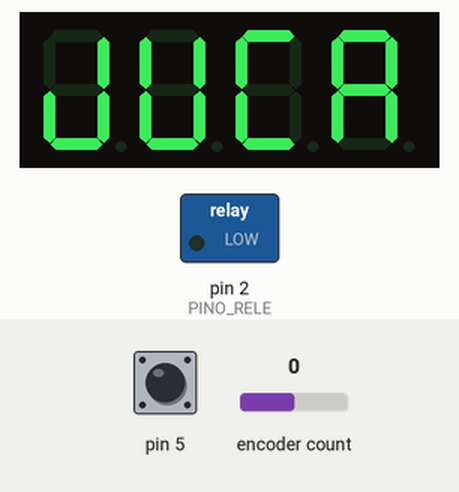
This sketch was run on a simulated Arduino Uno, built with avr-gcc and run on an emulated ATmega328P. Parts: 4-digit seven-segment display, switched loads named in the sketch (green lamp = pin HIGH). Inputs (shaded band) come from the test bench; at power-on: pin 5 HIGH, encoder count 0. EEPROM starts erased.

Above: at 6.4 s.
6.5 s: pin 5 pulled LOW for 3.2 s
At 11.5 s:
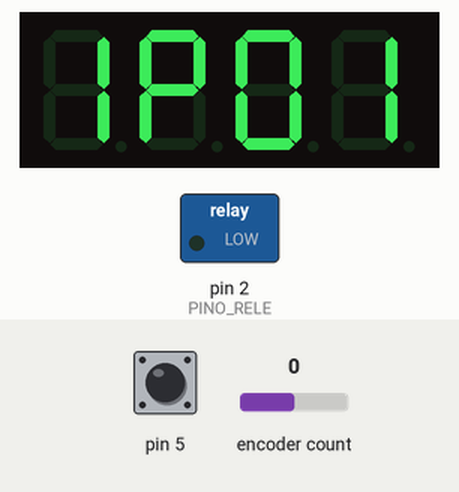
12.2 s: encoder count set to 1
At 13.4 s:
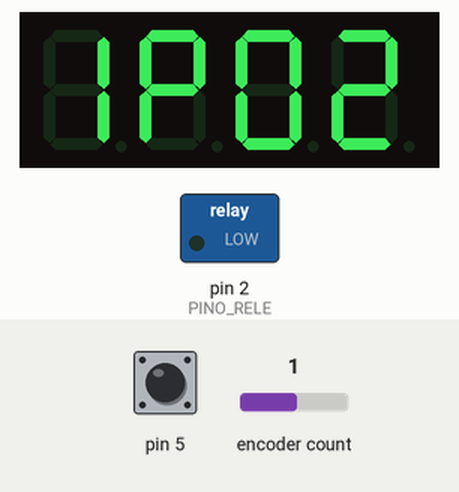
13.7 s: pin 5 pulled LOW for 0.15 s
At 14.6 s:
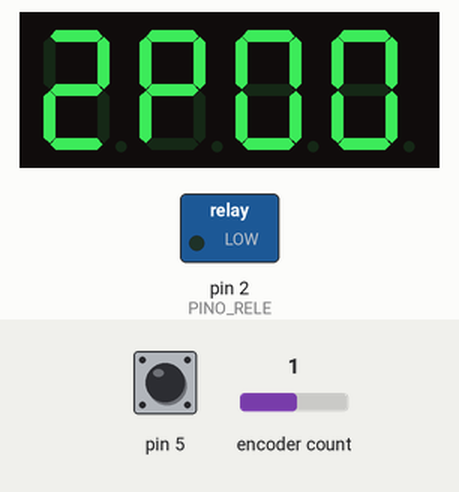
16.8 s: encoder count set to 2
At 18.0 s:
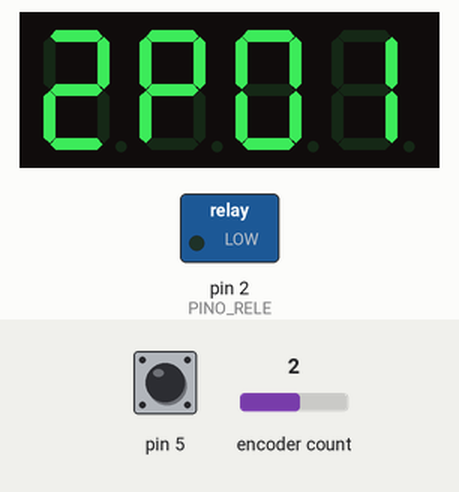
18.3 s: encoder count set to 3
At 19.4 s:
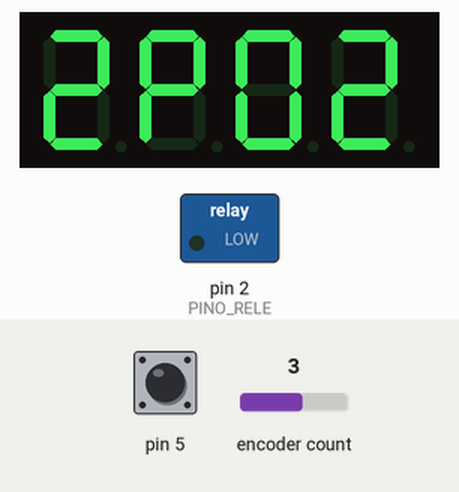
19.8 s: pin 5 pulsed LOW 5 times (0.12 s each, 0.3 s apart)
At 22.3 s:
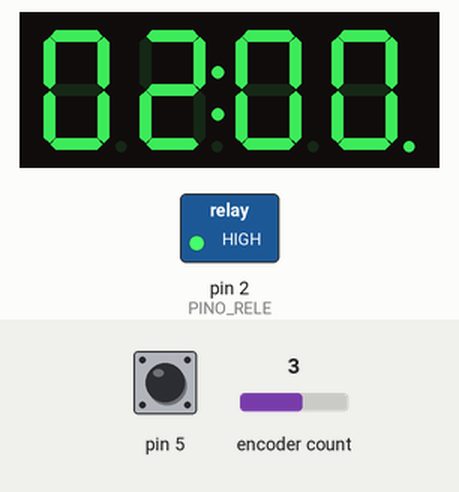
Timing chart, 0 to 23.8 s (numbered marks = the images above; inputs shaded):
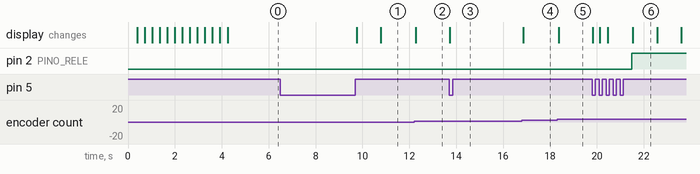

The sketch:

JucaTemporizador.ino
```cpp
// (licence header left out)
/* Bibliotecas
 **************/
#include <SimpleRotary.h>      // Encoder - Disponível no gerenciador de bibliotecas do Arduino. Autor: MPrograms
#include <TM1637TinyDisplay.h> // Display - Disponível no gerenciador de bibliotecas do Arduino. Autor: Jason Cox
#include <neotimer.h>          // Millis  - Disponível no gerenciador de bibliotecas do Arduino. Autor: Jose Rullan
#include <EEPROM.h>            // EEPROM  - Disponível https://github.com/PaulStoffregen/EEPROM. Autor: Paul Stoffregen
SimpleRotary rotary(3, 4, 5);
TM1637TinyDisplay display(6, 7);
Neotimer contador = Neotimer(1000); // 1 Minuto

/* Variáveis globais
*********************/
int8_t tempos[3] = {0, 1, 0}; // Tempos escolhidos para cada contagem
int8_t repeticoes = 1;        // Número de repetições da programação
int8_t programa = 1;          // Programação atual
int8_t statusContagem = 0;    // 0 = Contagem parada | 1 = Primeira Contagem | 2 = Segunda contagem
int8_t m = 0;                 // Minuto atual na contagem
int8_t s = 0;                 // Segundo atual na contagem
int8_t r = 1;                 // Variável para controle das repetições de contagens

/* Constantes
**************/
const int8_t PINO_RELE  = 2;               // Pino onde está conectado o relé
const int8_t LIGA = HIGH;                  // Sinal para ligar o relé
const int8_t DESLIGA = LOW;                // Sinal para desligar o relé
const int8_t STOP[] PROGMEM = "JUCA";      // Texto para STOP
const int8_t SET[] PROGMEM = "OPC ";       // Texto para SET
const int8_t JUCA[] PROGMEM = "JUCA JUCA"; // Texto para JUCA

/* Setup
 ********/
void setup() {
  inicializaDisplay();
  pinMode(PINO_RELE, OUTPUT);
  finalizaContagem(true);
  leEEPROM();
}

/* Loop
 ********/
void loop() {

  // Leitura do botão do encoder
  int8_t p = rotary.pushType(2000);

  // Botão pressionado com toque curto inicia/finaliza contador
  if (p == 1) {
    if (statusContagem == 0) { // Com o contador parado, iniciar contador com o útimo tempo escolhido
      statusContagem = 1;
      iniciaContagem();
    } else { // Com o contador em andamento, finaliza o contador
      finalizaContagem(true);
    }
  }

  // Botão pressionado com toque longo. Entra em modo de configuração
  if (p == 2) {
    finalizaContagem(false);
    mudaConfiguracao();
    finalizaContagem(true);
  }

  // Exibição da contagem
  if ((statusContagem != 0) && contador.done()) {
    s--;
    if (s < 0) {
      s = 59;
      m--;
    }
    if (m < 0) {
      m = 0;
      s = 0;
    }
    exibeContagem();
    contador.start();
  }

  // Controle programação
  if (m == 0 && s == 0) {
    if (statusContagem == 1) {
      statusContagem = 2;
      iniciaContagem();
    } else if (statusContagem == 2) {
      r = (repeticoes == 0) ? 0 : (r + 1);
      if (r > repeticoes) {
        finalizaContagem(true);
      } else {
        statusContagem = 1;
        iniciaContagem();
      }
    }
  }

}

/* Exibe o contador
****************/
void exibeContagem() {
  display.showNumberDec(m, 0b01000000, true, 2, 0);
  display.showNumberDec(s, 0b01000000, true, 2, 2);
}

/* Exibe um texto no display e, opcionalmente, aguarda um tempo
****************************************************************/
void exibeTexto(const int8_t *txt PROGMEM, int espera) {
  limpaDisplay();
  display.showString_P(txt);
  if (espera != 0) {
    delay(espera);
  }
}

/* Limpa o display
*******************/
void limpaDisplay() {
  display.clear();
}

/* Inicializa o display
************************/
void inicializaDisplay() {
  display.setBrightness(BRIGHT_4);
  display.setScrolldelay(300);
  exibeTexto(JUCA, 0);
}

/* Inicia o contador
*********************/
void iniciaContagem() {
  contador.stop();
  if (statusContagem > 2) {
    statusContagem = 2;
  }
  // Na linha abaixo, aplicamos uma operação XAND (Not XOR) nas entrada para obeter o estado do relé
  digitalWrite(PINO_RELE, !((programa - 1) ^ (statusContagem - 1)));
  m = tempos[(int) statusContagem];
  s = 0;
  exibeContagem();
  contador.start();
}

/* Finaliza o contador
********************/
void finalizaContagem(bool exibeStop) {
  digitalWrite(PINO_RELE, DESLIGA);
  contador.stop();
  statusContagem = 0;
  r = 1;
  if (exibeStop) {
    exibeTexto(STOP, 1000);
  }
}

/* Modo de configuração - Menu
*******************************/
void mudaConfiguracao() {
  exibeTexto(SET, 1000);
  String parNome[4] = {"1P", "2P", "3P", "4P"}; // Tempo ligado/ Tempo desligador / Repetições / Programa
  int8_t parMin[4]  = {0, 0, 0, 1};
  int8_t parMax[4]  = {60, 60, 99, 2};
  int8_t parVal[4]  = {tempos[1], tempos[2], repeticoes, programa};
  int8_t r, p; // Rotação e PushButton
  long pisca = -1;
  int numPar = 0;
  while (numPar < 4) {
    r = rotary.rotate();
    p = rotary.push();
    while ( (r == 1) || (r == 2) ) { // Direita ou esquerda
      if ((r == 1) && (parVal[numPar] < parMax[numPar])) {
        parVal[numPar]++;
      }
      if ((r == 2) && (parVal[numPar] > parMin[numPar])) {
        parVal[numPar]--;
      }
      r = rotary.rotate();
      exibeParametro(parNome[numPar], parVal[numPar]);
      pisca = -1;
    }
    if ( p == 1 ) { // Push
      numPar++;
      if (numPar < 4) {
        exibeParametro(parNome[numPar], parVal[numPar]);
      }
    }
    // Efeito piscante
    pisca++;
    if (pisca == 0 && numPar < 4) {
      exibeParametro(parNome[numPar], parVal[numPar]);
    }
    if (pisca == 50000) {
      limpaDisplay();
    }
    if (pisca >= 75000) {
      pisca = -1;
    }
  }
  // Ajuste dos parâmetros de configuração e gravação na eeprom
  // os valores nos endereços 0 e 5 são para controle
  if (parVal[4] = 1) {
    EEPROM.write(1, parVal[0]);
    EEPROM.write(2, parVal[1]);
  } else {
    EEPROM.write(1, parVal[1]);
    EEPROM.write(2, parVal[0]);
  }
  EEPROM.write(3, parVal[2]);
  EEPROM.write(4, parVal[3]);
  EEPROM.write(0, 32);
  EEPROM.write(5, 32);
  leEEPROM();
}

void exibeParametro(String nome, int8_t val) {
  limpaDisplay();
  String auxStr = nome + ((val < 10) ? "0" + String(val) : String(val));
  char auxChar[5];
  auxStr.toCharArray(auxChar, 5);
  display.showString(auxChar);
}

void leEEPROM() {
  if (EEPROM.read(0) == 32 && EEPROM.read(5) == 32 ) {
    tempos[1] = EEPROM.read(1);
    tempos[2] = EEPROM.read(2);
    repeticoes = EEPROM.read(3);
    programa = EEPROM.read(4);
  }
}
```

Measured:
- after the input at 6.5 s, the display: first changes after 3.3 s (image 1 shows a later state)
- after the input at 12.2 s, the display: changes after 0.06 s (image 2)
- after the input at 13.7 s, the display: changes at once (image 3)
- after the input at 16.8 s, the display: changes after 0.06 s (image 4)
- after the input at 18.3 s, the display: changes after 0.06 s (image 5)
- after the input at 19.8 s, pin 2 (PINO_RELE): LOW → HIGH after 1.7 s; the display: first changes at once (image 6 shows a later state)
- what the display in image 6 shows lasts 1.1 s, from 21.5 s to 22.6 s
